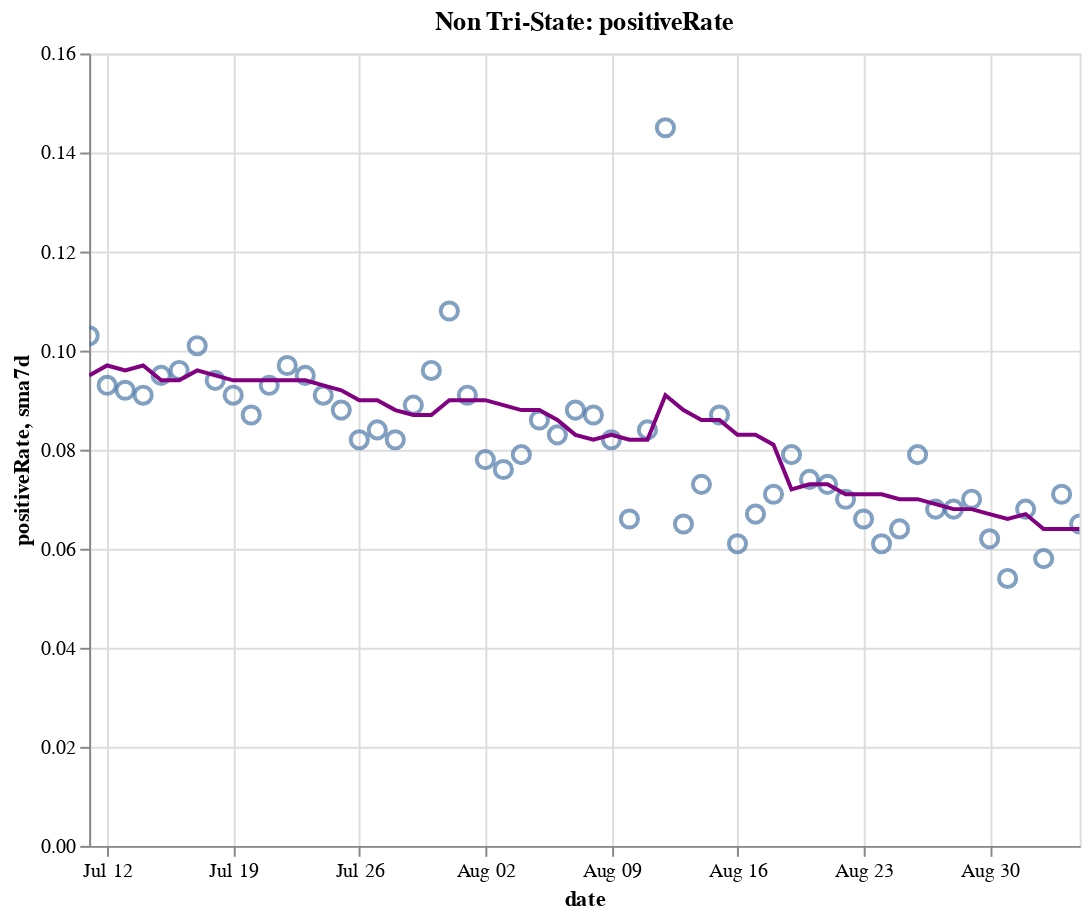

Notebook code cell kept with this figure:
### Code cell
create_plot(non_tristate, 'positiveRate')

### Figure 1 — Vega-Lite specification as saved in the notebook (floating-point values rounded to 4 significant figures)
{"config": {"view": {"continuousWidth": 400, "continuousHeight": 300}}, "layer": [{"layer": [{"mark": {"type": "point", "size": 75}, "encoding": {"tooltip": [{"type": "temporal", "field": "date"}, {"type": "quantitative", "field": "positiveRate"}, {"type": "quantitative", "field": "sma7d"}], "x": {"type": "temporal", "field": "date"}, "y": {"type": "quantitative", "field": "positiveRate"}}, "selection": {"selector016": {"type": "interval", "bind": "scales", "encodings": ["x", "y"]}}}, {"mark": {"type": "line", "color": "purple"}, "encoding": {"x": {"type": "temporal", "field": "date"}, "y": {"type": "quantitative", "field": "sma7d"}}}]}, {"mark": {"type": "rule", "color": "#aaa"}, "encoding": {"x": {"type": "temporal", "field": "date"}}, "transform": [{"filter": {"selection": "selector015"}}]}, {"mark": "circle", "encoding": {"opacity": {"condition": {"value": 1, "selection": "selector015"}, "value": 0}, "tooltip": [{"type": "temporal", "field": "date"}, {"type": "quantitative", "field": "positiveRate"}, {"type": "quantitative", "field": "sma7d"}], "x": {"type": "temporal", "field": "date"}, "y": {"type": "quantitative", "field": "positiveRate"}}, "selection": {"selector015": {"type": "single", "encodings": ["x"], "on": "mouseover", "nearest": true, "empty": "none"}}}, {"mark": {"type": "text", "align": "left", "dx": 5, "dy": -5, "stroke": "white", "strokeWidth": 2}, "encoding": {"text": {"type": "quantitative", "field": "positiveRate"}, "tooltip": [{"type": "temporal", "field": "date"}, {"type": "quantitative", "field": "positiveRate"}, {"type": "quantitative", "field": "sma7d"}], "x": {"type": "temporal", "field": "date"}, "y": {"type": "quantitative", "field": "positiveRate"}}, "transform": [{"filter": {"selection": "selector015"}}]}, {"mark": {"type": "text", "align": "left", "dx": 5, "dy": -5}, "encoding": {"text": {"type": "quantitative", "field": "positiveRate"}, "tooltip": [{"type": "temporal", "field": "date"}, {"type": "quantitative", "field": "positiveRate"}, {"type": "quantitative", "field": "sma7d"}], "x": {"type": "temporal", "field": "date"}, "y": {"type": "quantitative", "field": "positiveRate"}}, "transform": [{"filter": {"selection": "selector015"}}]}], "data": {"name": "data-99f7e3c46436eac7ba37823437fe00c9"}, "height": 400, "title": "Non Tri-State: positiveRate", "width": 500, "$schema": "https://vega.github.io/schema/vega-lite/v4.8.1.json", "datasets": {"data-99f7e3c46436eac7ba37823437fe00c9": [{"date": "2020-07-11T00:00:00", "totalTestResultsIncrease": 600600.0, "positiveIncrease": 61840.0, "death": 82350.0, "deathIncrease": 705.0, "positiveRate": 0.103, "state": "Non Tri-State", "sma7d": 0.095}, {"date": "2020-07-12T00:00:00", "totalTestResultsIncrease": 651700.0, "positiveIncrease": 60300.0, "death": 82810.0, "deathIncrease": 455.0, "positiveRate": 0.093, "state": "Non Tri-State", "sma7d": 0.097}, {"date": "2020-07-13T00:00:00", "totalTestResultsIncrease": 622800.0, "positiveIncrease": 57090.0, "death": 83080.0, "deathIncrease": 275.0, "positiveRate": 0.092, "state": "Non Tri-State", "sma7d": 0.096}, {"date": "2020-07-14T00:00:00", "totalTestResultsIncrease": 677000.0, "positiveIncrease": 61400.0, "death": 83790.0, "deathIncrease": 708.0, "positiveRate": 0.091, "state": "Non Tri-State", "sma7d": 0.097}, {"date": "2020-07-15T00:00:00", "totalTestResultsIncrease": 677000.0, "positiveIncrease": 64500.0, "death": 84610.0, "deathIncrease": 816.0, "positiveRate": 0.095, "state": "Non Tri-State", "sma7d": 0.094}, {"date": "2020-07-16T00:00:00", "totalTestResultsIncrease": 727800.0, "positiveIncrease": 69930.0, "death": 85500.0, "deathIncrease": 896.0, "positiveRate": 0.096, "state": "Non Tri-State", "sma7d": 0.094}, {"date": "2020-07-17T00:00:00", "totalTestResultsIncrease": 752000.0, "positiveIncrease": 75880.0, "death": 86420.0, "deathIncrease": 915.0, "positiveRate": 0.101, "state": "Non Tri-State", "sma7d": 0.096}, {"date": "2020-07-18T00:00:00", "totalTestResultsIncrease": 681400.0, "positiveIncrease": 63930.0, "death": 87260.0, "deathIncrease": 846.0, "positiveRate": 0.094, "state": "Non Tri-State", "sma7d": 0.095}, {"date": "2020-07-19T00:00:00", "totalTestResultsIncrease": 703600.0, "positiveIncrease": 63790.0, "death": 87770.0, "deathIncrease": 506.0, "positiveRate": 0.091, "state": "Non Tri-State", "sma7d": 0.094}, {"date": "2020-07-20T00:00:00", "totalTestResultsIncrease": 645700.0, "positiveIncrease": 56180.0, "death": 88110.0, "deathIncrease": 335.0, "positiveRate": 0.087, "state": "Non Tri-State", "sma7d": 0.094}, {"date": "2020-07-21T00:00:00", "totalTestResultsIncrease": 673600.0, "positiveIncrease": 62740.0, "death": 89120.0, "deathIncrease": 1014.0, "positiveRate": 0.093, "state": "Non Tri-State", "sma7d": 0.094}, {"date": "2020-07-22T00:00:00", "totalTestResultsIncrease": 699400.0, "positiveIncrease": 68110.0, "death": 90260.0, "deathIncrease": 1137.0, "positiveRate": 0.097, "state": "Non Tri-State", "sma7d": 0.094}, {"date": "2020-07-23T00:00:00", "totalTestResultsIncrease": 744000.0, "positiveIncrease": 70490.0, "death": 91270.0, "deathIncrease": 1015.0, "positiveRate": 0.095, "state": "Non Tri-State", "sma7d": 0.094}, {"date": "2020-07-24T00:00:00", "totalTestResultsIncrease": 803900.0, "positiveIncrease": 73480.0, "death": 92400.0, "deathIncrease": 1129.0, "positiveRate": 0.091, "state": "Non Tri-State", "sma7d": 0.093}, {"date": "2020-07-25T00:00:00", "totalTestResultsIncrease": 719000.0, "positiveIncrease": 63480.0, "death": 93400.0, "deathIncrease": 999.0, "positiveRate": 0.088, "state": "Non Tri-State", "sma7d": 0.092}, {"date": "2020-07-26T00:00:00", "totalTestResultsIncrease": 732400.0, "positiveIncrease": 59960.0, "death": 93940.0, "deathIncrease": 544.0, "positiveRate": 0.082, "state": "Non Tri-State", "sma7d": 0.09}, {"date": "2020-07-27T00:00:00", "totalTestResultsIncrease": 642900.0, "positiveIncrease": 54070.0, "death": 94970.0, "deathIncrease": 1026.0, "positiveRate": 0.084, "state": "Non Tri-State", "sma7d": 0.09}, {"date": "2020-07-28T00:00:00", "totalTestResultsIncrease": 672600.0, "positiveIncrease": 55340.0, "death": 96060.0, "deathIncrease": 1086.0, "positiveRate": 0.082, "state": "Non Tri-State", "sma7d": 0.088}, {"date": "2020-07-29T00:00:00", "totalTestResultsIncrease": 730700.0, "positiveIncrease": 65310.0, "death": 97520.0, "deathIncrease": 1466.0, "positiveRate": 0.089, "state": "Non Tri-State", "sma7d": 0.087}, {"date": "2020-07-30T00:00:00", "totalTestResultsIncrease": 711300.0, "positiveIncrease": 68310.0, "death": 98750.0, "deathIncrease": 1229.0, "positiveRate": 0.096, "state": "Non Tri-State", "sma7d": 0.087}, {"date": "2020-07-31T00:00:00", "totalTestResultsIncrease": 611000.0, "positiveIncrease": 66150.0, "death": 100000.0, "deathIncrease": 1295.0, "positiveRate": 0.108, "state": "Non Tri-State", "sma7d": 0.09}, {"date": "2020-08-01T00:00:00", "totalTestResultsIncrease": 662600.0, "positiveIncrease": 59980.0, "death": 101200.0, "deathIncrease": 1164.0, "positiveRate": 0.091, "state": "Non Tri-State", "sma7d": 0.09}, {"date": "2020-08-02T00:00:00", "totalTestResultsIncrease": 591300.0, "positiveIncrease": 45900.0, "death": 101700.0, "deathIncrease": 486.0, "positiveRate": 0.078, "state": "Non Tri-State", "sma7d": 0.09}, {"date": "2020-08-03T00:00:00", "totalTestResultsIncrease": 639400.0, "positiveIncrease": 48710.0, "death": 102200.0, "deathIncrease": 502.0, "positiveRate": 0.076, "state": "Non Tri-State", "sma7d": 0.089}, {"date": "2020-08-04T00:00:00", "totalTestResultsIncrease": 638600.0, "positiveIncrease": 50720.0, "death": 103400.0, "deathIncrease": 1241.0, "positiveRate": 0.079, "state": "Non Tri-State", "sma7d": 0.088}, {"date": "2020-08-05T00:00:00", "totalTestResultsIncrease": 593000.0, "positiveIncrease": 51220.0, "death": 104800.0, "deathIncrease": 1335.0, "positiveRate": 0.086, "state": "Non Tri-State", "sma7d": 0.088}, {"date": "2020-08-06T00:00:00", "totalTestResultsIncrease": 642000.0, "positiveIncrease": 53090.0, "death": 106000.0, "deathIncrease": 1238.0, "positiveRate": 0.083, "state": "Non Tri-State", "sma7d": 0.086}, {"date": "2020-08-07T00:00:00", "totalTestResultsIncrease": 685100.0, "positiveIncrease": 60200.0, "death": 107300.0, "deathIncrease": 1313.0, "positiveRate": 0.088, "state": "Non Tri-State", "sma7d": 0.083}, {"date": "2020-08-08T00:00:00", "totalTestResultsIncrease": 608500.0, "positiveIncrease": 52640.0, "death": 108400.0, "deathIncrease": 1075.0, "positiveRate": 0.087, "state": "Non Tri-State", "sma7d": 0.082}, {"date": "2020-08-09T00:00:00", "totalTestResultsIncrease": 609200.0, "positiveIncrease": 49760.0, "death": 109000.0, "deathIncrease": 604.0, "positiveRate": 0.082, "state": "Non Tri-State", "sma7d": 0.083}, {"date": "2020-08-10T00:00:00", "totalTestResultsIncrease": 626400.0, "positiveIncrease": 41110.0, "death": 109400.0, "deathIncrease": 417.0, "positiveRate": 0.066, "state": "Non Tri-State", "sma7d": 0.082}, {"date": "2020-08-11T00:00:00", "totalTestResultsIncrease": 648300.0, "positiveIncrease": 54470.0, "death": 110700.0, "deathIncrease": 1307.0, "positiveRate": 0.084, "state": "Non Tri-State", "sma7d": 0.082}, {"date": "2020-08-12T00:00:00", "totalTestResultsIncrease": 378700.0, "positiveIncrease": 54950.0, "death": 112200.0, "deathIncrease": 1495.0, "positiveRate": 0.145, "state": "Non Tri-State", "sma7d": 0.091}, {"date": "2020-08-13T00:00:00", "totalTestResultsIncrease": 776600.0, "positiveIncrease": 50290.0, "death": 113400.0, "deathIncrease": 1145.0, "positiveRate": 0.065, "state": "Non Tri-State", "sma7d": 0.088}, {"date": "2020-08-14T00:00:00", "totalTestResultsIncrease": 740400.0, "positiveIncrease": 54220.0, "death": 114600.0, "deathIncrease": 1199.0, "positiveRate": 0.073, "state": "Non Tri-State", "sma7d": 0.086}, {"date": "2020-08-15T00:00:00", "totalTestResultsIncrease": 636500.0, "positiveIncrease": 55140.0, "death": 115800.0, "deathIncrease": 1200.0, "positiveRate": 0.087, "state": "Non Tri-State", "sma7d": 0.086}, {"date": "2020-08-16T00:00:00", "totalTestResultsIncrease": 683900.0, "positiveIncrease": 41870.0, "death": 116400.0, "deathIncrease": 611.0, "positiveRate": 0.061, "state": "Non Tri-State", "sma7d": 0.083}, {"date": "2020-08-17T00:00:00", "totalTestResultsIncrease": 548000.0, "positiveIncrease": 36790.0, "death": 116800.0, "deathIncrease": 394.0, "positiveRate": 0.067, "state": "Non Tri-State", "sma7d": 0.083}, {"date": "2020-08-18T00:00:00", "totalTestResultsIncrease": 564300.0, "positiveIncrease": 39820.0, "death": 118000.0, "deathIncrease": 1178.0, "positiveRate": 0.071, "state": "Non Tri-State", "sma7d": 0.081}, {"date": "2020-08-19T00:00:00", "totalTestResultsIncrease": 558900.0, "positiveIncrease": 43930.0, "death": 119400.0, "deathIncrease": 1402.0, "positiveRate": 0.079, "state": "Non Tri-State", "sma7d": 0.072}, {"date": "2020-08-20T00:00:00", "totalTestResultsIncrease": 582400.0, "positiveIncrease": 42940.0, "death": 120500.0, "deathIncrease": 1122.0, "positiveRate": 0.074, "state": "Non Tri-State", "sma7d": 0.073}, {"date": "2020-08-21T00:00:00", "totalTestResultsIncrease": 622200.0, "positiveIncrease": 45480.0, "death": 121600.0, "deathIncrease": 1109.0, "positiveRate": 0.073, "state": "Non Tri-State", "sma7d": 0.073}, {"date": "2020-08-22T00:00:00", "totalTestResultsIncrease": 645900.0, "positiveIncrease": 45170.0, "death": 122600.0, "deathIncrease": 1023.0, "positiveRate": 0.07, "state": "Non Tri-State", "sma7d": 0.071}, {"date": "2020-08-23T00:00:00", "totalTestResultsIncrease": 555200.0, "positiveIncrease": 36740.0, "death": 123200.0, "deathIncrease": 563.0, "positiveRate": 0.066, "state": "Non Tri-State", "sma7d": 0.071}, {"date": "2020-08-24T00:00:00", "totalTestResultsIncrease": 547000.0, "positiveIncrease": 33520.0, "death": 123500.0, "deathIncrease": 333.0, "positiveRate": 0.061, "state": "Non Tri-State", "sma7d": 0.071}, {"date": "2020-08-25T00:00:00", "totalTestResultsIncrease": 552300.0, "positiveIncrease": 35410.0, "death": 124600.0, "deathIncrease": 1138.0, "positiveRate": 0.064, "state": "Non Tri-State", "sma7d": 0.07}, {"date": "2020-08-26T00:00:00", "totalTestResultsIncrease": 545500.0, "positiveIncrease": 43030.0, "death": 125900.0, "deathIncrease": 1280.0, "positiveRate": 0.079, "state": "Non Tri-State", "sma7d": 0.07}, {"date": "2020-08-27T00:00:00", "totalTestResultsIncrease": 625700.0, "positiveIncrease": 42760.0, "death": 127000.0, "deathIncrease": 1116.0, "positiveRate": 0.068, "state": "Non Tri-State", "sma7d": 0.069}, {"date": "2020-08-28T00:00:00", "totalTestResultsIncrease": 671000.0, "positiveIncrease": 45410.0, "death": 128000.0, "deathIncrease": 1011.0, "positiveRate": 0.068, "state": "Non Tri-State", "sma7d": 0.068}, {"date": "2020-08-29T00:00:00", "totalTestResultsIncrease": 623200.0, "positiveIncrease": 43520.0, "death": 129100.0, "deathIncrease": 1005.0, "positiveRate": 0.07, "state": "Non Tri-State", "sma7d": 0.068}, {"date": "2020-08-30T00:00:00", "totalTestResultsIncrease": 617900.0, "positiveIncrease": 38510.0, "death": 129500.0, "deathIncrease": 463.0, "positiveRate": 0.062, "state": "Non Tri-State", "sma7d": 0.067}, {"date": "2020-08-31T00:00:00", "totalTestResultsIncrease": 552200.0, "positiveIncrease": 30020.0, "death": 129900.0, "deathIncrease": 357.0, "positiveRate": 0.054, "state": "Non Tri-State", "sma7d": 0.066}, {"date": "2020-09-01T00:00:00", "totalTestResultsIncrease": 606900.0, "positiveIncrease": 41210.0, "death": 130900.0, "deathIncrease": 1018.0, "positiveRate": 0.068, "state": "Non Tri-State", "sma7d": 0.067}, {"date": "2020-09-02T00:00:00", "totalTestResultsIncrease": 506300.0, "positiveIncrease": 29490.0, "death": 131900.0, "deathIncrease": 1015.0, "positiveRate": 0.058, "state": "Non Tri-State", "sma7d": 0.064}, {"date": "2020-09-03T00:00:00", "totalTestResultsIncrease": 603200.0, "positiveIncrease": 42930.0, "death": 133000.0, "deathIncrease": 1055.0, "positiveRate": 0.071, "state": "Non Tri-State", "sma7d": 0.064}, {"date": "2020-09-04T00:00:00", "totalTestResultsIncrease": 764500.0, "positiveIncrease": 50040.0, "death": 133900.0, "deathIncrease": 986.0, "positiveRate": 0.065, "state": "Non Tri-State", "sma7d": 0.064}]}}
